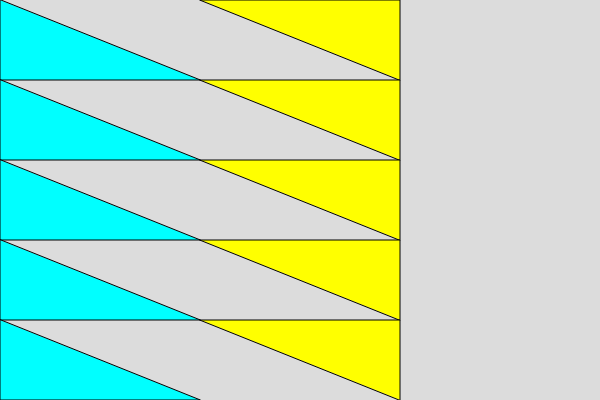
Frame 1 (no input)
Frame 60 (no input): identical to frame 1, image omitted
Frame 120 (the mouse pressed at the canvas centre since frame 60): identical to frame 1, image omitted

The p5.js sketch that drew this single still picture (run headless with seeded random() and noise() and a simulated clock; from frame 60 on, the mouse is pressed at the canvas centre):

// p5.js sketch
// ── sketch.js
function setup() {
  // intialize canvas
  CANVAS_WIDTH = 600
  CANVAS_HEIGHT = 400
  createCanvas(CANVAS_WIDTH, CANVAS_HEIGHT)
  
  // set triangle dimensions
  TRIANGLE_WIDTH = CANVAS_WIDTH / 3
  TRIANGLE_HEIGHT = CANVAS_HEIGHT / 5
}

function draw() {
  background(220)
  // code for triangle tesselation goes here

  // code for cyan triangles
  fill(0,255,255)
  for (var i = 0; i < 5; i++)
  triangle(0, i*TRIANGLE_HEIGHT, 0, (i+1)*TRIANGLE_HEIGHT, TRIANGLE_WIDTH, (i+1) * TRIANGLE_HEIGHT)

  //Code for yellow triangles
  fill(255, 255, 0)
  for (let i = 0; i < CANVAS_HEIGHT/TRIANGLE_HEIGHT; i++) {
    triangle(TRIANGLE_WIDTH, TRIANGLE_HEIGHT*i, 2*TRIANGLE_WIDTH, TRIANGLE_HEIGHT*i, TRIANGLE_WIDTH*2, TRIANGLE_HEIGHT*(i+1));
  }
}
